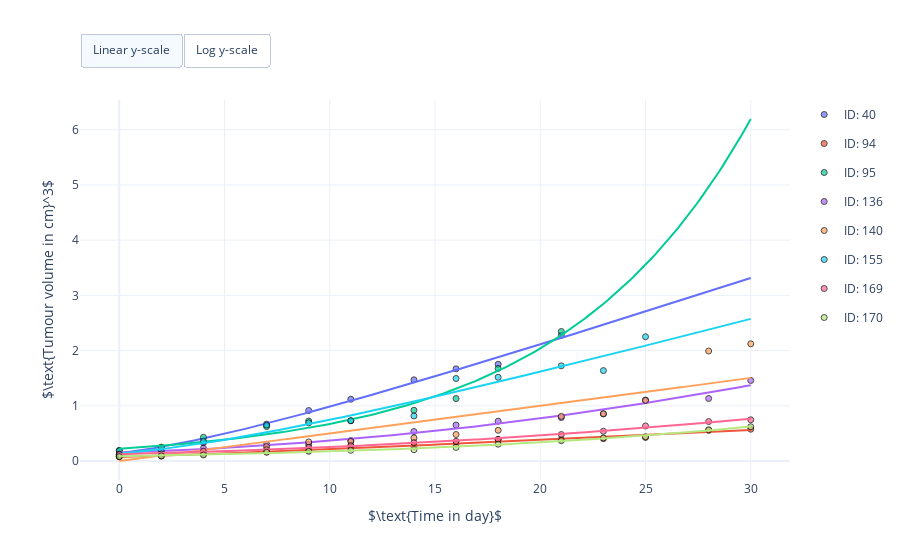

Source (notebook cell):
### Code cell
#
# Visualise simulated tumour growth together with control growth data.
#
# This cell needs the above simulated tumour growth and the control growth data:
# [times, tumour_growth, data]
#

import pandas as pd
import plotly.colors
import plotly.graph_objects as go


# Get number of individual mice
n_mice = len(tumour_growth)

# Define colorscheme
colors = plotly.colors.qualitative.Plotly[:n_mice]

# Create figure
fig = go.Figure()

# Scatter plot LXF A677 time-series data for each mouse
mouse_ids = data['#ID'].unique()
for index, id_m in enumerate(mouse_ids):
    # Create mask for mouse
    mask = data['#ID'] == id_m

    # Get time points for mouse
    observed_times = data['TIME in day'][mask]

    # Get observed tumour volumes for mouse
    observed_volumes = data['TUMOUR VOLUME in cm^3'][mask]

    # Get simulated tumour volumes for mouse
    simulated_volumes = tumour_growth[index, :]

    # Plot data
    fig.add_trace(go.Scatter(
        x=observed_times,
        y=observed_volumes,
        legendgroup="ID: %d" % id_m,
        name="ID: %d" % id_m,
        showlegend=True,
        hovertemplate=
            "<b>Measurement </b><br>" +
            "ID: %d<br>" % id_m +
            "Time: %{x:} day<br>" +
            "Tumour volume: %{y:.02f} cm^3<br>" +
            "Cancer type: LXF A677<br>" +
            "<extra></extra>",
        mode="markers",
        marker=dict(
            symbol='circle',
            opacity=0.7,
            line=dict(color='black', width=1),
            color=colors[index])
    ))

    # Plot simulated growth
    fig.add_trace(go.Scatter(
        x=times,
        y=simulated_volumes,
        legendgroup="ID: %d" % id_m,
        name="ID: %d" % id_m,
        showlegend=False,
        hovertemplate=
            "<b>Simulation </b><br>" +
            "ID: %d<br>" % id_m +
            "Time: %{x:.0f} day<br>" +
            "Tumour volume: %{y:.02f} cm^3<br>" +
            "Cancer type: LXF A677<br>" +
            "<extra></extra>",
        mode="lines",
        line=dict(color=colors[index])
    ))

# Set X, Y axis and figure size
fig.update_layout(
    autosize=True,
    xaxis_title=r'$\text{Time in day}$',
    yaxis_title=r'$\text{Tumour volume in cm}^3$',
    template="plotly_white")

# Add switch between linear and log y-scale
fig.update_layout(
    updatemenus=[
        dict(
            type = "buttons",
            direction = "left",
            buttons=list([
                dict(
                    args=[{"yaxis.type": "linear"}],
                    label="Linear y-scale",
                    method="relayout"
                ),
                dict(
                    args=[{"yaxis.type": "log"}],
                    label="Log y-scale",
                    method="relayout"
                )
            ]),
            pad={"r": 0, "t": -10},
            showactive=True,
            x=0.0,
            xanchor="left",
            y=1.15,
            yanchor="top"
        ),
    ]
)

# Show figure
fig.show()

### Figure 1 — Plotly figure (JSON) as saved in the notebook; plotly's stock layout.template omitted (floating-point values rounded to 4 significant figures; data arrays with more than 128 entries replaced by an {"elided": "..."} marker saying what was removed)
{"data": [{"hovertemplate": "<b>Measurement </b><br>ID: 40<br>Cancer type: LXF A677<br>Time: %{x:} day<br>Tumour volume: %{y:.02f} cm^3<br><extra></extra>", "legendgroup": "ID: 40", "marker": {"color": "#636EFA", "line": {"color": "black", "width": 1}, "opacity": 0.7, "symbol": "circle"}, "mode": "markers", "name": "ID: 40", "showlegend": true, "type": "scatter", "x": [0, 2, 4, 7, 9, 11, 14, 16, 18, 21], "y": [0.1918, 0.2492, 0.3307, 0.6684, 0.915, 1.119, 1.47, 1.669, 1.752, 2.277]}, {"hovertemplate": "<b>Simulation </b><br>ID: 40<br>Cancer type: LXF A677<br>Time: %{x:.0f} day<br>Tumour volume: %{y:.02f} cm^3<br><extra></extra>", "legendgroup": "ID: 40", "line": {"color": "#636EFA"}, "mode": "lines", "name": "ID: 40", "showlegend": false, "type": "scatter", "x": {"elided": "200 float values"}, "y": {"elided": "200 float values"}}, {"hovertemplate": "<b>Measurement </b><br>ID: 94<br>Cancer type: LXF A677<br>Time: %{x:} day<br>Tumour volume: %{y:.02f} cm^3<br><extra></extra>", "legendgroup": "ID: 94", "marker": {"color": "#EF553B", "line": {"color": "black", "width": 1}, "opacity": 0.7, "symbol": "circle"}, "mode": "markers", "name": "ID: 94", "showlegend": true, "type": "scatter", "x": [0, 2, 4, 7, 9, 11, 14, 16, 18, 21, 23, 25, 28, 30], "y": [0.07725, 0.08848, 0.1253, 0.1655, 0.1895, 0.2647, 0.2647, 0.3069, 0.3892, 0.3892, 0.4058, 0.4265, 0.5551, 0.5762]}, {"hovertemplate": "<b>Simulation </b><br>ID: 94<br>Cancer type: LXF A677<br>Time: %{x:.0f} day<br>Tumour volume: %{y:.02f} cm^3<br><extra></extra>", "legendgroup": "ID: 94", "line": {"color": "#EF553B"}, "mode": "lines", "name": "ID: 94", "showlegend": false, "type": "scatter", "x": {"elided": "200 float values"}, "y": {"elided": "200 float values"}}, {"hovertemplate": "<b>Measurement </b><br>ID: 95<br>Cancer type: LXF A677<br>Time: %{x:} day<br>Tumour volume: %{y:.02f} cm^3<br><extra></extra>", "legendgroup": "ID: 95", "marker": {"color": "#00CC96", "line": {"color": "black", "width": 1}, "opacity": 0.7, "symbol": "circle"}, "mode": "markers", "name": "ID: 95", "showlegend": true, "type": "scatter", "x": [0, 2, 4, 7, 9, 11, 14, 16, 18, 21], "y": [0.1862, 0.2464, 0.4293, 0.6243, 0.7247, 0.7301, 0.9196, 1.131, 1.676, 2.347]}, {"hovertemplate": "<b>Simulation </b><br>ID: 95<br>Cancer type: LXF A677<br>Time: %{x:.0f} day<br>Tumour volume: %{y:.02f} cm^3<br><extra></extra>", "legendgroup": "ID: 95", "line": {"color": "#00CC96"}, "mode": "lines", "name": "ID: 95", "showlegend": false, "type": "scatter", "x": {"elided": "200 float values"}, "y": {"elided": "200 float values"}}, {"hovertemplate": "<b>Measurement </b><br>ID: 136<br>Cancer type: LXF A677<br>Time: %{x:} day<br>Tumour volume: %{y:.02f} cm^3<br><extra></extra>", "legendgroup": "ID: 136", "marker": {"color": "#AB63FA", "line": {"color": "black", "width": 1}, "opacity": 0.7, "symbol": "circle"}, "mode": "markers", "name": "ID: 136", "showlegend": true, "type": "scatter", "x": [0, 2, 4, 7, 9, 11, 14, 16, 18, 21, 23, 25, 28, 30], "y": [0.1186, 0.1751, 0.23, 0.3027, 0.3027, 0.3704, 0.5342, 0.6517, 0.7213, 0.7873, 0.853, 1.105, 1.133, 1.459]}, {"hovertemplate": "<b>Simulation </b><br>ID: 136<br>Cancer type: LXF A677<br>Time: %{x:.0f} day<br>Tumour volume: %{y:.02f} cm^3<br><extra></extra>", "legendgroup": "ID: 136", "line": {"color": "#AB63FA"}, "mode": "lines", "name": "ID: 136", "showlegend": false, "type": "scatter", "x": {"elided": "200 float values"}, "y": {"elided": "200 float values"}}, {"hovertemplate": "<b>Measurement </b><br>ID: 140<br>Cancer type: LXF A677<br>Time: %{x:} day<br>Tumour volume: %{y:.02f} cm^3<br><extra></extra>", "legendgroup": "ID: 140", "marker": {"color": "#FFA15A", "line": {"color": "black", "width": 1}, "opacity": 0.7, "symbol": "circle"}, "mode": "markers", "name": "ID: 140", "showlegend": true, "type": "scatter", "x": [0, 2, 4, 7, 9, 11, 14, 16, 18, 21, 23, 25, 28, 30], "y": [0.07933, 0.1269, 0.1461, 0.2611, 0.3457, 0.3552, 0.419, 0.4803, 0.5567, 0.809, 0.8573, 1.098, 1.992, 2.123]}, {"hovertemplate": "<b>Simulation </b><br>ID: 140<br>Cancer type: LXF A677<br>Time: %{x:.0f} day<br>Tumour volume: %{y:.02f} cm^3<br><extra></extra>", "legendgroup": "ID: 140", "line": {"color": "#FFA15A"}, "mode": "lines", "name": "ID: 140", "showlegend": false, "type": "scatter", "x": {"elided": "200 float values"}, "y": {"elided": "200 float values"}}, {"hovertemplate": "<b>Measurement </b><br>ID: 155<br>Cancer type: LXF A677<br>Time: %{x:} day<br>Tumour volume: %{y:.02f} cm^3<br><extra></extra>", "legendgroup": "ID: 155", "marker": {"color": "#19D3F3", "line": {"color": "black", "width": 1}, "opacity": 0.7, "symbol": "circle"}, "mode": "markers", "name": "ID: 155", "showlegend": true, "type": "scatter", "x": [0, 2, 4, 7, 9, 11, 14, 16, 18, 21, 23, 25], "y": [0.1059, 0.1677, 0.3563, 0.649, 0.6922, 0.7301, 0.8165, 1.495, 1.517, 1.724, 1.638, 2.251]}, {"hovertemplate": "<b>Simulation </b><br>ID: 155<br>Cancer type: LXF A677<br>Time: %{x:.0f} day<br>Tumour volume: %{y:.02f} cm^3<br><extra></extra>", "legendgroup": "ID: 155", "line": {"color": "#19D3F3"}, "mode": "lines", "name": "ID: 155", "showlegend": false, "type": "scatter", "x": {"elided": "200 float values"}, "y": {"elided": "200 float values"}}, {"hovertemplate": "<b>Measurement </b><br>ID: 169<br>Cancer type: LXF A677<br>Time: %{x:} day<br>Tumour volume: %{y:.02f} cm^3<br><extra></extra>", "legendgroup": "ID: 169", "marker": {"color": "#FF6692", "line": {"color": "black", "width": 1}, "opacity": 0.7, "symbol": "circle"}, "mode": "markers", "name": "ID: 169", "showlegend": true, "type": "scatter", "x": [0, 2, 4, 7, 9, 11, 14, 16, 18, 21, 23, 25, 28, 30], "y": [0.123, 0.1288, 0.1764, 0.2052, 0.2461, 0.2788, 0.333, 0.3564, 0.3928, 0.4799, 0.5391, 0.6354, 0.7146, 0.747]}, {"hovertemplate": "<b>Simulation </b><br>ID: 169<br>Cancer type: LXF A677<br>Time: %{x:.0f} day<br>Tumour volume: %{y:.02f} cm^3<br><extra></extra>", "legendgroup": "ID: 169", "line": {"color": "#FF6692"}, "mode": "lines", "name": "ID: 169", "showlegend": false, "type": "scatter", "x": {"elided": "200 float values"}, "y": {"elided": "200 float values"}}, {"hovertemplate": "<b>Measurement </b><br>ID: 170<br>Cancer type: LXF A677<br>Time: %{x:} day<br>Tumour volume: %{y:.02f} cm^3<br><extra></extra>", "legendgroup": "ID: 170", "marker": {"color": "#B6E880", "line": {"color": "black", "width": 1}, "opacity": 0.7, "symbol": "circle"}, "mode": "markers", "name": "ID: 170", "showlegend": true, "type": "scatter", "x": [0, 2, 4, 7, 9, 11, 14, 16, 18, 21, 23, 25, 28, 30], "y": [0.08006, 0.09422, 0.1093, 0.159, 0.1762, 0.1941, 0.2042, 0.2464, 0.3051, 0.3683, 0.4182, 0.4396, 0.5662, 0.6206]}, {"hovertemplate": "<b>Simulation </b><br>ID: 170<br>Cancer type: LXF A677<br>Time: %{x:.0f} day<br>Tumour volume: %{y:.02f} cm^3<br><extra></extra>", "legendgroup": "ID: 170", "line": {"color": "#B6E880"}, "mode": "lines", "name": "ID: 170", "showlegend": false, "type": "scatter", "x": {"elided": "200 float values"}, "y": {"elided": "200 float values"}}], "layout": {"autosize": true, "updatemenus": [{"buttons": [{"args": [{"yaxis.type": "linear"}], "label": "Linear y-scale", "method": "relayout"}, {"args": [{"yaxis.type": "log"}], "label": "Log y-scale", "method": "relayout"}], "direction": "left", "pad": {"r": 0, "t": -10}, "showactive": true, "type": "buttons", "x": 0, "xanchor": "left", "y": 1.15, "yanchor": "top"}], "xaxis": {"title": {"text": "$\\text{Time in day}$"}}, "yaxis": {"title": {"text": "$\\text{Tumour volume in cm}^3$"}}}}
